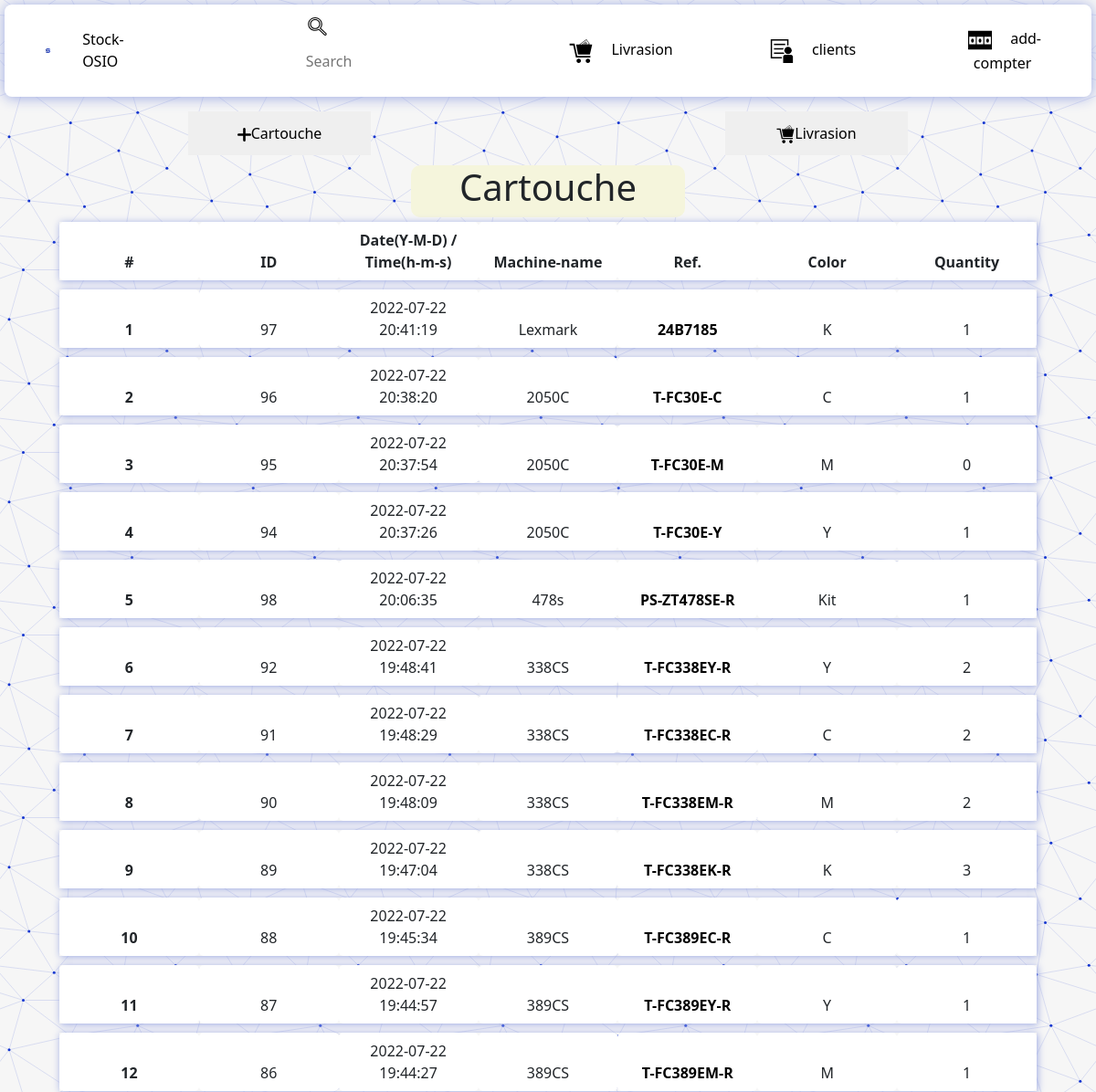
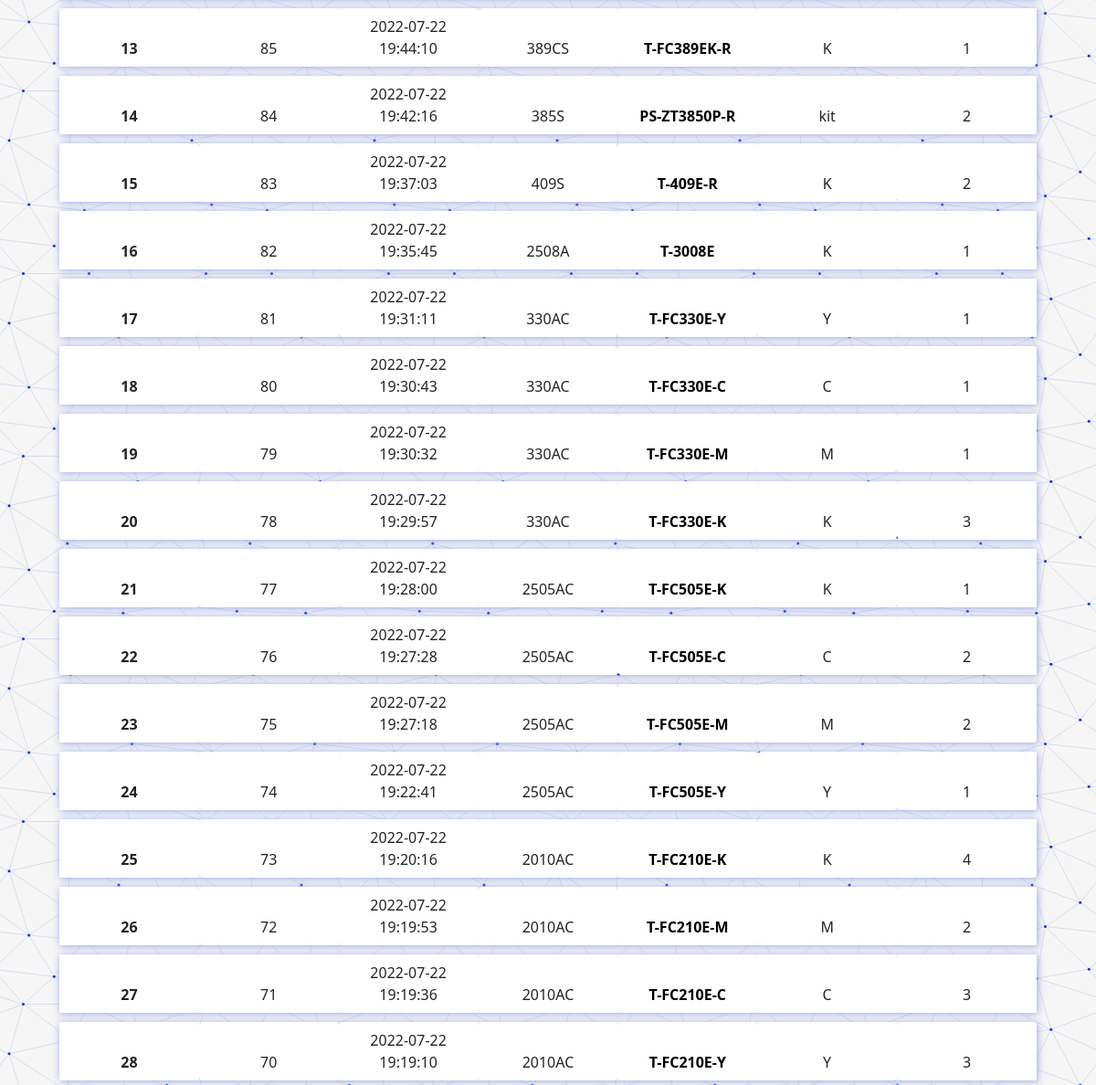
Screenshot of /php/cartouche.php with the database file from the repository (2 pictures, top to bottom).
### tables this page shows
CREATE TABLE IF NOT EXISTS `cartouche` (
  `id` int(11) NOT NULL AUTO_INCREMENT,
  `date` date NOT NULL,
  `time` time NOT NULL,
  `name` varchar(50) NOT NULL,
  `ref` varchar(255) NOT NULL,
  `color` varchar(25) NOT NULL,
  `quantity` int(255) NOT NULL,
  PRIMARY KEY (`id`)
);

### php/cartouche.php (the view, shortened to what this page needs)
<?php require ("config.php");
include "header.php";
?>
<!DOCTYPE html>
<html lang="en">
<head>
    <link rel= "stylesheet" href="/stockosio/css/dash.css">
    <link rel="stylesheet" href="https://cdn.jsdelivr.net/npm/bootstrap@5.1.0/dist/css/bootstrap.min.css">
</head>
<body>
</html>
<div class="btn">
    <button><img src="/stockosio/img/plus.svg" style="width: 15px !important;"><a href="/stockosio/php/addcartouche.php">Cartouche</a></button>
    <button><img src="/stockosio/img/cart.svg" style="width: 20px !important;"><a href="/stockosio/php/livrasion.php">Livrasion</a></button>
</div>
<?php
    $sql = "SELECT * FROM cartouche ORDER BY date,time DESC";
    $result = $conn->query($sql);
    if ($result->num_rows==0){?>
        <div class="txt">
            <h1>No data yet</h1>
        </div><?php
    }
    else{?>
        <div class="content-header">
            <section>
                <h1>Cartouche</h1>
            </section>
        </div>
        <div class="content">
            <section>
                <div class="row">
                    <div class="col-md-12">
                        <div class="box box-info">
                            <div class="box-body table-responsive">
                                <table id="" class="table table-bordered table-hover table-striped">
                                    <thead>
                                        <tr>
                                            <th>#</th>
                                            <th>ID</th>
                                            <th>Date(Y-M-D) /<br>
                                                Time(h-m-s)</th>
                                            <th>Machine-name</th>
                                            <th>Ref.</th>
                                            <th>Color</th>
                                            <th>Quantity</th>
                                        </tr>
                                    </thead>
                                </table>
                            </diV>
                        </diV>
                    </diV>
                </diV>
            </section>
        </div>
        <?php $i=1;
        while($row = $result->fetch_array()){?>
            <div class="content">
                <section>
                    <div class="row">
                        <div class="col-md-12">
                            <div class="box box-info">
                                <div class="box-body table-responsive">
                                    <table id="" class="table table-bordered table-hover table-striped">
                                        <thead>
                                            <tr>
                                                <th><?php echo $i;?></th>
                                                <td><?php echo $row['id'];?></td>
                                                <td><?php echo $row['date'];?><br>
                                                    <?php echo $row['time'];?></td>
                                                <td><?php echo $row['name'];?></td>
                                                <th><a href="/stockosio/php/machcount.php?id=<?php echo($row['id']);?>"><?php echo $row['ref'];?></a></th>
                                                <td><?php echo $row['color'];?></td>
                                                <td><?php echo $row['quantity'];?></td>
                                            </tr>
                                        </thead>
                                    </table>
                                </diV>
                            </diV>
                        </diV>
                    </diV>
                </section>
            </div>
        <?php
        $i++;
    }
}
?>
</body>

### php/header.php (shortened to what this page needs)
<!DOCTYPE html>
<html lang="en">
<head>
    <link rel="stylesheet" href="/stockosio/css/style_hd.css">
    <link rel="stylesheet" href="https://cdn.jsdelivr.net/npm/bootstrap@5.1.0/dist/css/bootstrap.min.css">
</head>
<body>
    <nav class="navbar">
        <a href="/stockosio/php/index.php"><div class="title"><img src="/stockosio/img/s-fab.png" alt="logo" class="logo">Stock-OSIO</div></a>
        <form class = "form-inline">
            <ul>
                <li><img src="/stockosio/img/search.svg" style="width:5% !important;"><input class="bar-search" id="bar-search" type="search" placeholder="Search" aria-label="Search"></li>
                <li><button class="btn-search"><a href="/stockosio/php/livrasion_list.php"><img src="/stockosio/img/cart.svg" alt="home" class="home">Livrasion</a></button></li>
                <li><button class="btn-search"><a href="/stockosio/php/client.php"><img src="/stockosio/img/client.svg" alt="user" class="home">clients</a></button></li>
                <li><button class="btn-search"><a href="/stockosio/php/addcounter.php"><img src="/stockosio/img/counter.svg" alt="home" class="home">add-compter</a></button></li>
            </ul>
        </form>
    </nav>
</body>
</html>

### css/style_hd.css (style rules this page uses)
* { margin: 0; padding: 0; box-sizing: border-box; -webkit-font-smoothing: antialiased; border: none !important; }
body { background-image: url('/stockosio/img/background.svg'); background-repeat: repeat !important; }
.navbar { margin: 5px 5px; border-radius: 8px; display: flex; flex-wrap: nowrap !important; justify-content: space-between; background-color: white !important; box-shadow: 0 1px 15px #9aa7e2; }
.navbar a { padding-left: 25px; transition: 0.3s; }
.title { padding-left: 25px; display: inline-flex; align-items: center; width: auto; margin: auto; transition: 1s; }
.title img { width: 20% !important; }
.logo { padding: 5px; }
.home { width: 26px !important; }
.form-inline { align-items: center; display: flex; }
.btn-search { margin-inline: 5px !important; background-color: inherit; transition: 0.5s; }
.bar-search { border: none; text-align: center; transition: 0.5s; margin-inline: 5px; height: 3.5em !important; width: 400px; }
.navbar img { vertical-align: middle; transform: translateX(-20px); }
table { margin: 0 !important; }
.navbar a { text-decoration: none !important; color: inherit; }
.navbar ul { text-align: center; list-style: none; align-items: center; display: flex; margin-bottom: 0 !important; }
button { min-width: 200px !important; margin: 5px auto !important; font: 2em; text-decoration: none; color: black; padding: 12px 34px; position: relative; cursor: pointer; border-radius: 8px; border: none; }
.logo { display: flex !important; justify-content: center; display: flex; margin: 10px; }
img { width: -webkit-fill-available !important; }

### css/dash.css (style rules this page uses)
* { box-sizing: border-box; -webkit-font-smoothing: antialiased; }
body { background-size: auto; margin: 0 !important; padding: 0px !important; height: 100vh; font-family: 'Rubik', sans-serif; }
table { margin: auto !important; }
.btn { min-width: 200px !important; display: flex !important; margin: auto !important; }
img { vertical-align: middle; }
.content { padding: 5px; width: 90%; margin: auto !important; }
.content-header { background: beige; width: 25%; height: 57px; margin: auto; border-radius: 10px; }
.content { margin: 10px;; }
table { margin: 10px; }
a { text-decoration: none !important; color: black !important; }
th { background: white !important; border-width: 8px 8px !important; border-color: white !important; max-width: 20px !important; text-align: center !important; border-radius: 5px !important; }
td { background: white !important; border-width: 8px 8px !important; border-color: white !important; max-width: 20px !important; text-align: center !important; border-radius: 5px !important; }
h1 { text-align: center !important; }
.box-info { box-shadow: 1px 1px 8px #9aa7e2 !important; }
button { font: 2em; text-decoration: none; color: black; padding: 12px 34px; position: relative; cursor: pointer; border-radius: 8px; border: none; }
.logo { display: flex !important; justify-content: center; display: flex; margin: 10px; }
img { width: -webkit-fill-available !important; }

### rows the page displays
cartouche: id "97", date "2022-07-22", time "20:41:19", name "Lexmark", ref "24B7185", color "K", quantity "1"
cartouche: id "96", date "2022-07-22", time "20:38:20", name "2050C", ref "T-FC30E-C", color "C", quantity "1"
cartouche: id "95", date "2022-07-22", time "20:37:54", name "2050C", ref "T-FC30E-M", color "M", quantity "0"
cartouche: id "94", date "2022-07-22", time "20:37:26", name "2050C", ref "T-FC30E-Y", color "Y", quantity "1"
cartouche: id "98", date "2022-07-22", time "20:06:35", name "478s", ref "PS-ZT478SE-R", color "Kit", quantity "1"
cartouche: id "92", date "2022-07-22", time "19:48:41", name "338CS", ref "T-FC338EY-R", color "Y", quantity "2"
cartouche: id "91", date "2022-07-22", time "19:48:29", name "338CS", ref "T-FC338EC-R", color "C", quantity "2"
cartouche: id "90", date "2022-07-22", time "19:48:09", name "338CS", ref "T-FC338EM-R", color "M", quantity "2"
cartouche: id "89", date "2022-07-22", time "19:47:04", name "338CS", ref "T-FC338EK-R", color "K", quantity "3"
cartouche: id "88", date "2022-07-22", time "19:45:34", name "389CS", ref "T-FC389EC-R", color "C", quantity "1"
cartouche: id "87", date "2022-07-22", time "19:44:57", name "389CS", ref "T-FC389EY-R", color "Y", quantity "1"
cartouche: id "86", date "2022-07-22", time "19:44:27", name "389CS", ref "T-FC389EM-R", color "M", quantity "1"
cartouche: id "85", date "2022-07-22", time "19:44:10", name "389CS", ref "T-FC389EK-R", color "K", quantity "1"
cartouche: id "84", date "2022-07-22", time "19:42:16", name "385S", ref "PS-ZT3850P-R", color "kit", quantity "2"
cartouche: id "83", date "2022-07-22", time "19:37:03", name "409S", ref "T-409E-R", color "K", quantity "2"
cartouche: id "82", date "2022-07-22", time "19:35:45", name "2508A", ref "T-3008E", color "K", quantity "1"
cartouche: id "81", date "2022-07-22", time "19:31:11", name "330AC", ref "T-FC330E-Y", color "Y", quantity "1"
cartouche: id "80", date "2022-07-22", time "19:30:43", name "330AC", ref "T-FC330E-C", color "C", quantity "1"
cartouche: id "79", date "2022-07-22", time "19:30:32", name "330AC", ref "T-FC330E-M", color "M", quantity "1"
cartouche: id "78", date "2022-07-22", time "19:29:57", name "330AC", ref "T-FC330E-K", color "K", quantity "3"
cartouche: id "77", date "2022-07-22", time "19:28:00", name "2505AC", ref "T-FC505E-K", color "K", quantity "1"
cartouche: id "76", date "2022-07-22", time "19:27:28", name "2505AC", ref "T-FC505E-C", color "C", quantity "2"
cartouche: id "75", date "2022-07-22", time "19:27:18", name "2505AC", ref "T-FC505E-M", color "M", quantity "2"
cartouche: id "74", date "2022-07-22", time "19:22:41", name "2505AC", ref "T-FC505E-Y", color "Y", quantity "1"
cartouche: id "73", date "2022-07-22", time "19:20:16", name "2010AC", ref "T-FC210E-K", color "K", quantity "4"
cartouche: id "72", date "2022-07-22", time "19:19:53", name "2010AC", ref "T-FC210E-M", color "M", quantity "2"
cartouche: id "71", date "2022-07-22", time "19:19:36", name "2010AC", ref "T-FC210E-C", color "C", quantity "3"
cartouche: id "70", date "2022-07-22", time "19:19:10", name "2010AC", ref "T-FC210E-Y", color "Y", quantity "3"
